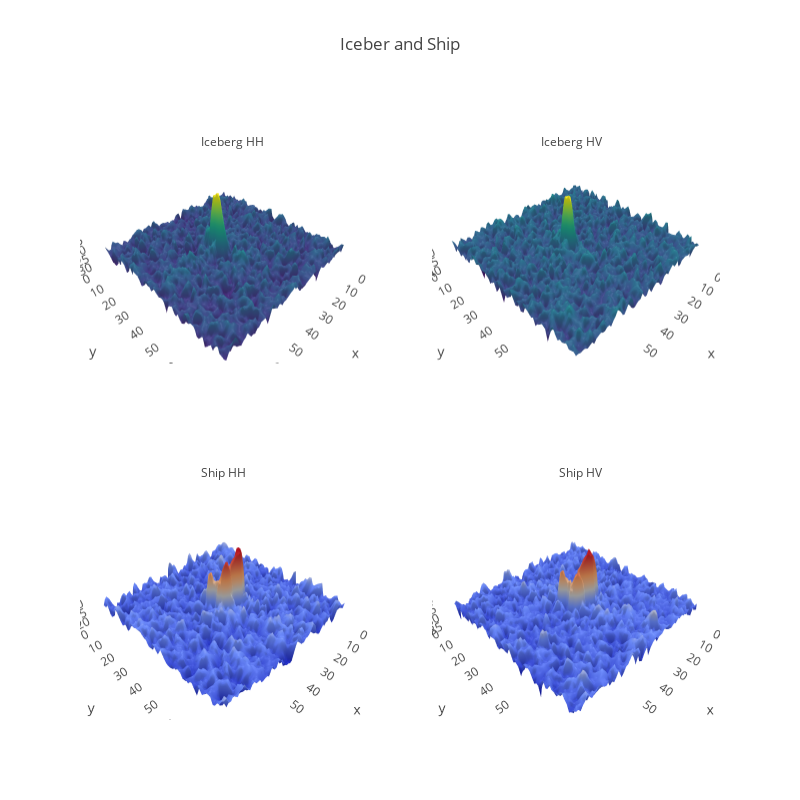

The cell this chart's notebook holds for it:
### Code cell
scene = dict(
    xaxis=dict(
        gridcolor='rgb(255, 255, 255)',
        zerolinecolor='rgb(255, 255, 255)',
        showbackground=False,
        backgroundcolor='rgb(230, 230,230)'
    ),
    yaxis=dict(
        gridcolor='rgb(255, 255, 255)',
        zerolinecolor='rgb(255, 255, 255)',
        showbackground=False,
        backgroundcolor='rgb(230, 230,230)'
    ),
    zaxis=dict(
        gridcolor='rgb(255, 255, 255)',
        zerolinecolor='rgb(255, 255, 255)',
        showbackground=False,
        backgroundcolor='rgb(230, 230,230)'
    )
)

fig = tools.make_subplots(rows=2, cols=2, 
                            specs=[[{'is_3d': True}, {'is_3d': True}],
                                   [{'is_3d': True}, {'is_3d': True}]])

# adding surfaces to subplots.
fig.append_trace(dict(type='surface', z=train_band_1[3,:,:], colorscale='Viridis',
                      scene='scene1', showscale=False), 1, 1)
fig.append_trace(dict(type='surface', z=train_band_2[3,:,:], colorscale='Viridis',
                      scene='scene2', showscale=False), 1, 2)
fig.append_trace(dict(type='surface', z=train_band_1[1,:,:], colorscale='RdBu',
                      scene='scene3', showscale=False), 2, 1)
fig.append_trace(dict(type='surface', z=train_band_2[1,:,:], colorscale='RdBu',
                      scene='scene4', showscale=False), 2, 2)

fig['layout'].update(height=800, width=800, title="Iceber and Ship")
fig['layout']['scene1'].update(scene)
fig['layout']['scene2'].update(scene)
fig['layout']['scene3'].update(scene)
fig['layout']['scene4'].update(scene)
fig['layout']['annotations'] = [
    dict(x=0.1859205, y=0.95, 
         text='Iceberg HH',
         showarrow=False),
    dict(x=0.82, y=0.95,
         text='Iceberg HV',
         showarrow=False),
    dict(x=0.1859205, y=0.4, 
         text='Ship HH',
         showarrow=False),
    dict(x=0.82, y=0.4,
         text='Ship HV',
         showarrow=False)

]

py.iplot(fig)

### Figure 1 — Plotly figure (JSON) as saved in the notebook; plotly's stock layout.template omitted (floating-point values rounded to 4 significant figures; data arrays with more than 128 entries replaced by an {"elided": "..."} marker saying what was removed)
{"data": [{"colorscale": "Viridis", "scene": "scene1", "showscale": false, "type": "surface", "z": {"elided": "75x75 float values"}}, {"colorscale": "Viridis", "scene": "scene2", "showscale": false, "type": "surface", "z": {"elided": "75x75 float values"}}, {"colorscale": "RdBu", "scene": "scene3", "showscale": false, "type": "surface", "z": {"elided": "75x75 float values"}}, {"colorscale": "RdBu", "scene": "scene4", "showscale": false, "type": "surface", "z": {"elided": "75x75 float values"}}], "layout": {"annotations": [{"showarrow": false, "text": "Iceberg HH", "x": 0.1859, "y": 0.95}, {"showarrow": false, "text": "Iceberg HV", "x": 0.82, "y": 0.95}, {"showarrow": false, "text": "Ship HH", "x": 0.1859, "y": 0.4}, {"showarrow": false, "text": "Ship HV", "x": 0.82, "y": 0.4}], "height": 800, "scene1": {"domain": {"x": [0, 0.45], "y": [0.575, 1]}, "xaxis": {"backgroundcolor": "rgb(230, 230,230)", "gridcolor": "rgb(255, 255, 255)", "showbackground": false, "zerolinecolor": "rgb(255, 255, 255)"}, "yaxis": {"backgroundcolor": "rgb(230, 230,230)", "gridcolor": "rgb(255, 255, 255)", "showbackground": false, "zerolinecolor": "rgb(255, 255, 255)"}, "zaxis": {"backgroundcolor": "rgb(230, 230,230)", "gridcolor": "rgb(255, 255, 255)", "showbackground": false, "zerolinecolor": "rgb(255, 255, 255)"}}, "scene2": {"domain": {"x": [0.55, 1], "y": [0.575, 1]}, "xaxis": {"backgroundcolor": "rgb(230, 230,230)", "gridcolor": "rgb(255, 255, 255)", "showbackground": false, "zerolinecolor": "rgb(255, 255, 255)"}, "yaxis": {"backgroundcolor": "rgb(230, 230,230)", "gridcolor": "rgb(255, 255, 255)", "showbackground": false, "zerolinecolor": "rgb(255, 255, 255)"}, "zaxis": {"backgroundcolor": "rgb(230, 230,230)", "gridcolor": "rgb(255, 255, 255)", "showbackground": false, "zerolinecolor": "rgb(255, 255, 255)"}}, "scene3": {"domain": {"x": [0, 0.45], "y": [0, 0.425]}, "xaxis": {"backgroundcolor": "rgb(230, 230,230)", "gridcolor": "rgb(255, 255, 255)", "showbackground": false, "zerolinecolor": "rgb(255, 255, 255)"}, "yaxis": {"backgroundcolor": "rgb(230, 230,230)", "gridcolor": "rgb(255, 255, 255)", "showbackground": false, "zerolinecolor": "rgb(255, 255, 255)"}, "zaxis": {"backgroundcolor": "rgb(230, 230,230)", "gridcolor": "rgb(255, 255, 255)", "showbackground": false, "zerolinecolor": "rgb(255, 255, 255)"}}, "scene4": {"domain": {"x": [0.55, 1], "y": [0, 0.425]}, "xaxis": {"backgroundcolor": "rgb(230, 230,230)", "gridcolor": "rgb(255, 255, 255)", "showbackground": false, "zerolinecolor": "rgb(255, 255, 255)"}, "yaxis": {"backgroundcolor": "rgb(230, 230,230)", "gridcolor": "rgb(255, 255, 255)", "showbackground": false, "zerolinecolor": "rgb(255, 255, 255)"}, "zaxis": {"backgroundcolor": "rgb(230, 230,230)", "gridcolor": "rgb(255, 255, 255)", "showbackground": false, "zerolinecolor": "rgb(255, 255, 255)"}}, "title": "Iceber and Ship", "width": 800}}
